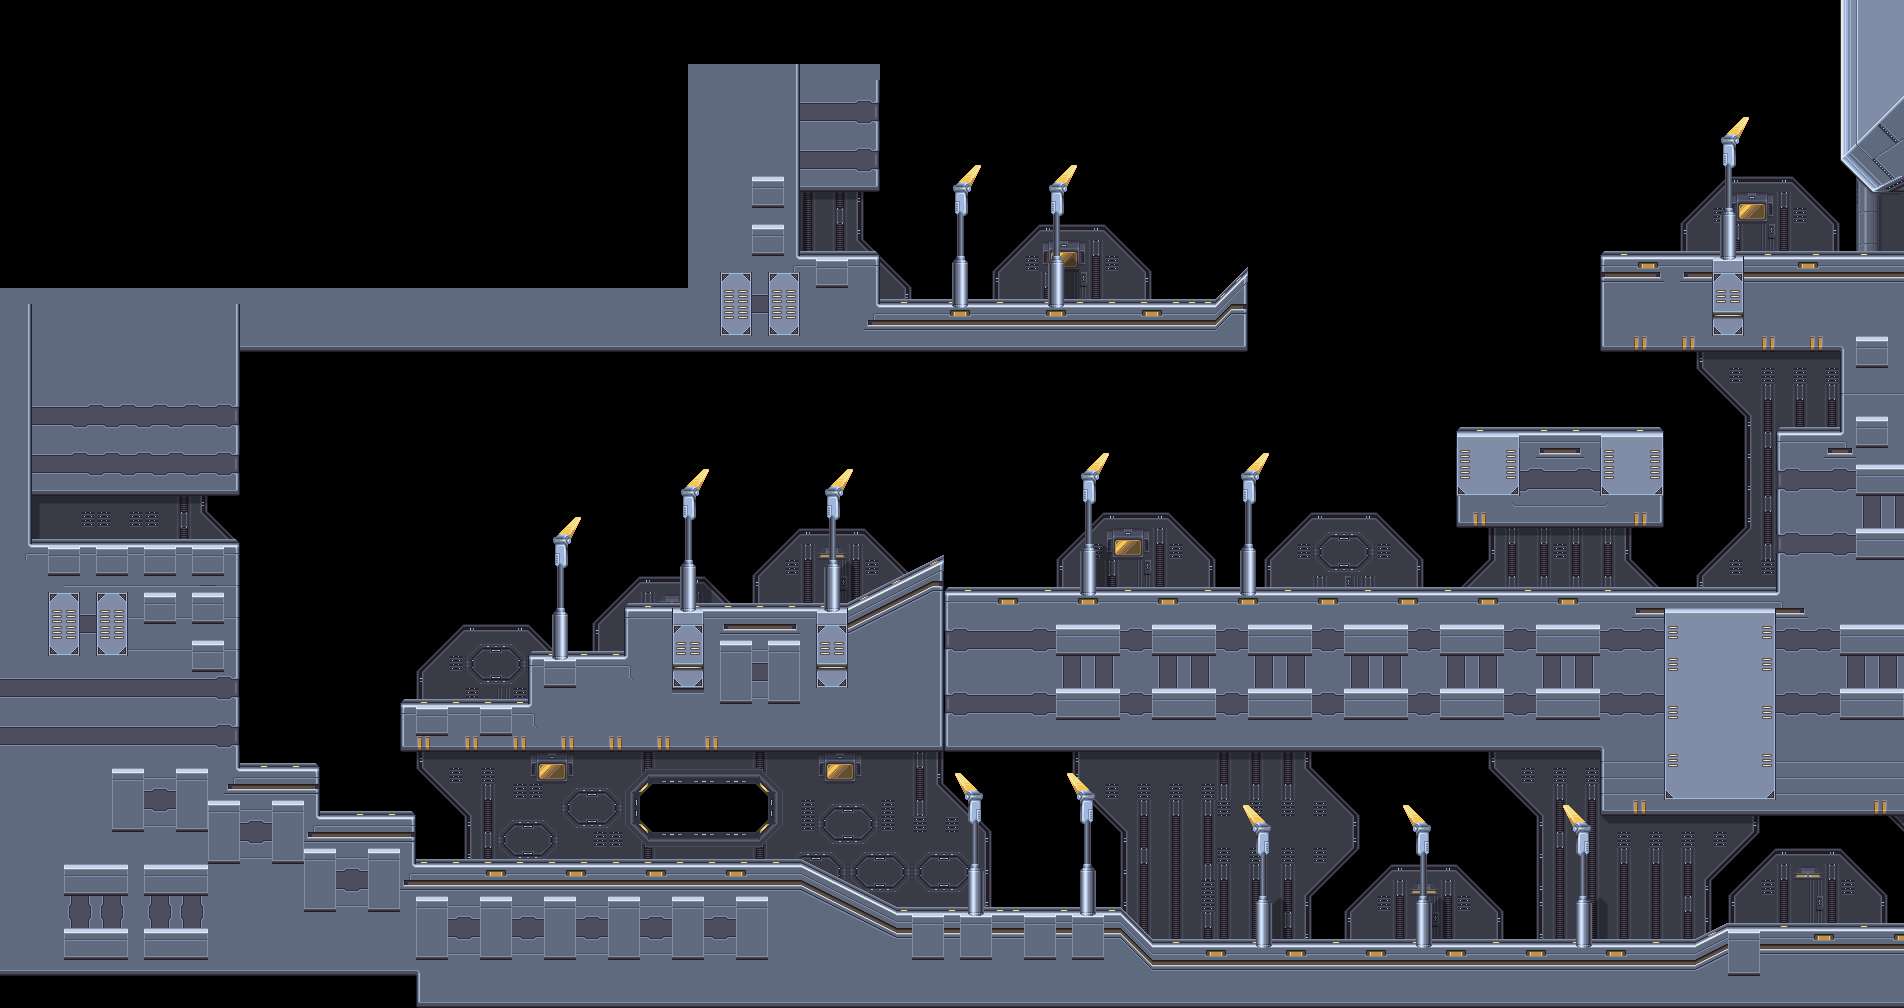

This game map was drawn from its Tiled (.tmx) file and the tilesets committed beside it. A one-line description and the trimmed map source follow:
An orthogonal 119x63 tile map with 16x16 px tiles, 4 tile layers (Background, Shadows, Main, Foreground).

<map version="1.9" tiledversion="1.9.0" orientation="orthogonal" renderorder="right-down" width="119" height="63" tilewidth="16" tileheight="16" infinite="0" nextlayerid="6" nextobjectid="1">
 <tileset firstgid="1" source="DynastyTileset.tsx" />
 <layer id="4" name="Background" width="119" height="63">
  <data>[7497 cells, 1489 non-empty, 39 distinct tile ids]</data>
 </layer>
 <layer id="5" name="Shadows" width="119" height="63">
  <data>[7497 cells, 149 non-empty, 5 distinct tile ids]</data>
 </layer>
 <layer id="1" name="Main" width="119" height="63">
  <data>[7497 cells, 3191 non-empty, 60 distinct tile ids]</data>
 </layer>
 <layer id="3" name="Foreground" width="119" height="63">
  <data>[7497 cells, 434 non-empty, 50 distinct tile ids]</data>
 </layer>
</map>
